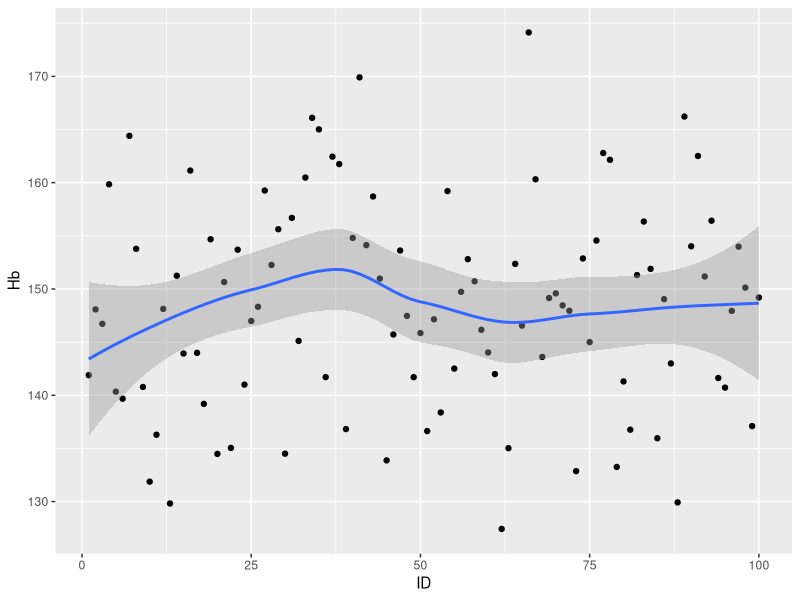
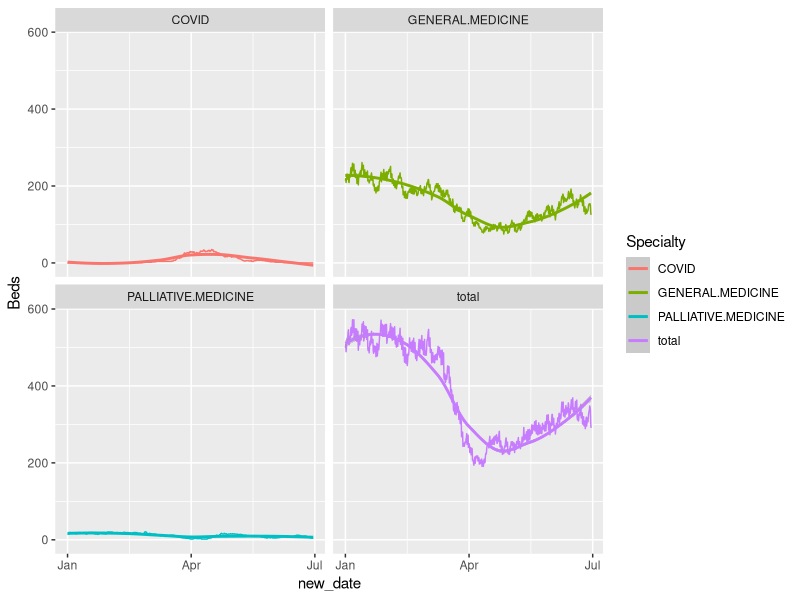
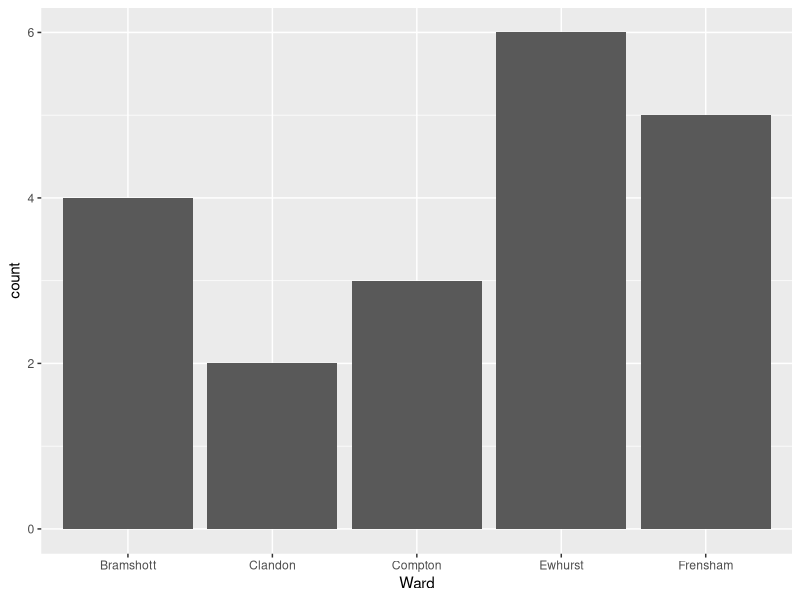

Write R code to recreate these figures, in order.

# LESSON 1 ----------------------------------------------------------------

setwd("~/R Model/R Teaching")
library(tidyverse)
library(lubridate)

set.seed(24072020)

#VECTORS

x <- 10 
x

h <- "Hello_World"
print(h)

class(x)
class(h)

x <- as.integer(x)
h <- as.factor(h)

class(x)
class(h)

#using c

ten <- c(1:10)
ten[3] == 3
ten[3] == 4

mean(ten)
sum(ten)
sd(ten)

#rnorm(number of values, mean, SD)
norm <- rnorm(10000, 10, 1)
class(norm)

students <- c('Callum', "Nik", "Hattie", "Nathan")
low <- tolower(students)
high <- toupper(students)
length(students)
levels_of_student <- as.factor(students)


#tidyverse functions
str_length(students)
ordered_students <- str_sort(students)
ordered_students <- str_sort(students, decreasing = TRUE)

#DATAFRAMES - make and merge

ID <- sample(1:100, 100)
Hb <- rnorm(100, 150, 10)
WCC <- rep(4:13, 10)
Time_in_hosp <- rpois(100, lambda = 4)
Date_of_admission <- Sys.Date() + sort(sample(1:100, 100))
Ward <- rep(c("Frensham", "Clandon", "Ewhurst", "Bramshott", "Compton"), 20)

Hb_table <- tibble(ID, Hb)
WCC_table <- tibble(ID, WCC)
TIH_table <- tibble(ID, Time_in_hosp)
DOA_table <- tibble(ID, Date_of_admission)
Ward_table <- tibble(ID, Ward)

test_df <-
  list(Hb_table, WCC_table, TIH_table, DOA_table, Ward_table) %>% reduce(full_join, by = "ID")

same_test_df <- tibble(ID, Hb, WCC, Time_in_hosp, Date_of_admission, Ward)

test_df_ordered <- test_df[order(test_df$ID),]
#trailing comma means to take every column, we could specify certain columns instead

test_df <- test_df %>%
  mutate(Hb_dec = Hb/10) 

anaemic_pts <- test_df %>%
  filter(Hb_dec < 14) %>%
  group_by(Ward) %>%
  nest

# LESSON 2 ----------------------------------------------------------------


test_df %>% arrange(Hb_dec) 
anaemic_pts <- unnest(anaemic_pts)
anaemic_pts %>% arrange(desc(Hb_dec), .by_group = TRUE)
anaemic_pts %>% arrange(desc(Hb_dec), .by_group = FALSE)

ward_Hb <- summarise(anaemic_pts, mean_Hb = mean(Hb, na.rm = TRUE))

id_hb <- test_df %>% select(ID, contains("Hb")) %>%
  rename(RSCH_ID = ID)

ggplot(data = Hb_table) +
  geom_point(aes(x=ID, y=Hb)) +
  geom_smooth(aes(x=ID, y=Hb))

hospital_occupancy <- read.csv("hospital_in_out.csv")
hospital_occupancy$new_date <- as.POSIXct(hospital_occupancy$new_date, tz = "", "%d/%m/%Y %H:%M")
example1 <- hospital_occupancy %>% filter(new_date >= as.POSIXct("2020-01-01 00:00:00" , tz = "")) %>%
  select(new_date, COVID, total, PALLIATIVE.MEDICINE, GENERAL.MEDICINE)

example1_long <- gather(example1,
                        key = Specialty,
                        value = Beds,
                        COVID:GENERAL.MEDICINE,
                        factor_key = FALSE)

example1_long %>%
  ggplot(aes(x = new_date, y = Beds, colour = Specialty)) +
  geom_line() +
  geom_smooth() +
  facet_wrap(~Specialty, nrow = 2)

anaemic_pts %>%
  ggplot(aes(x = Ward)) +
  geom_bar()
